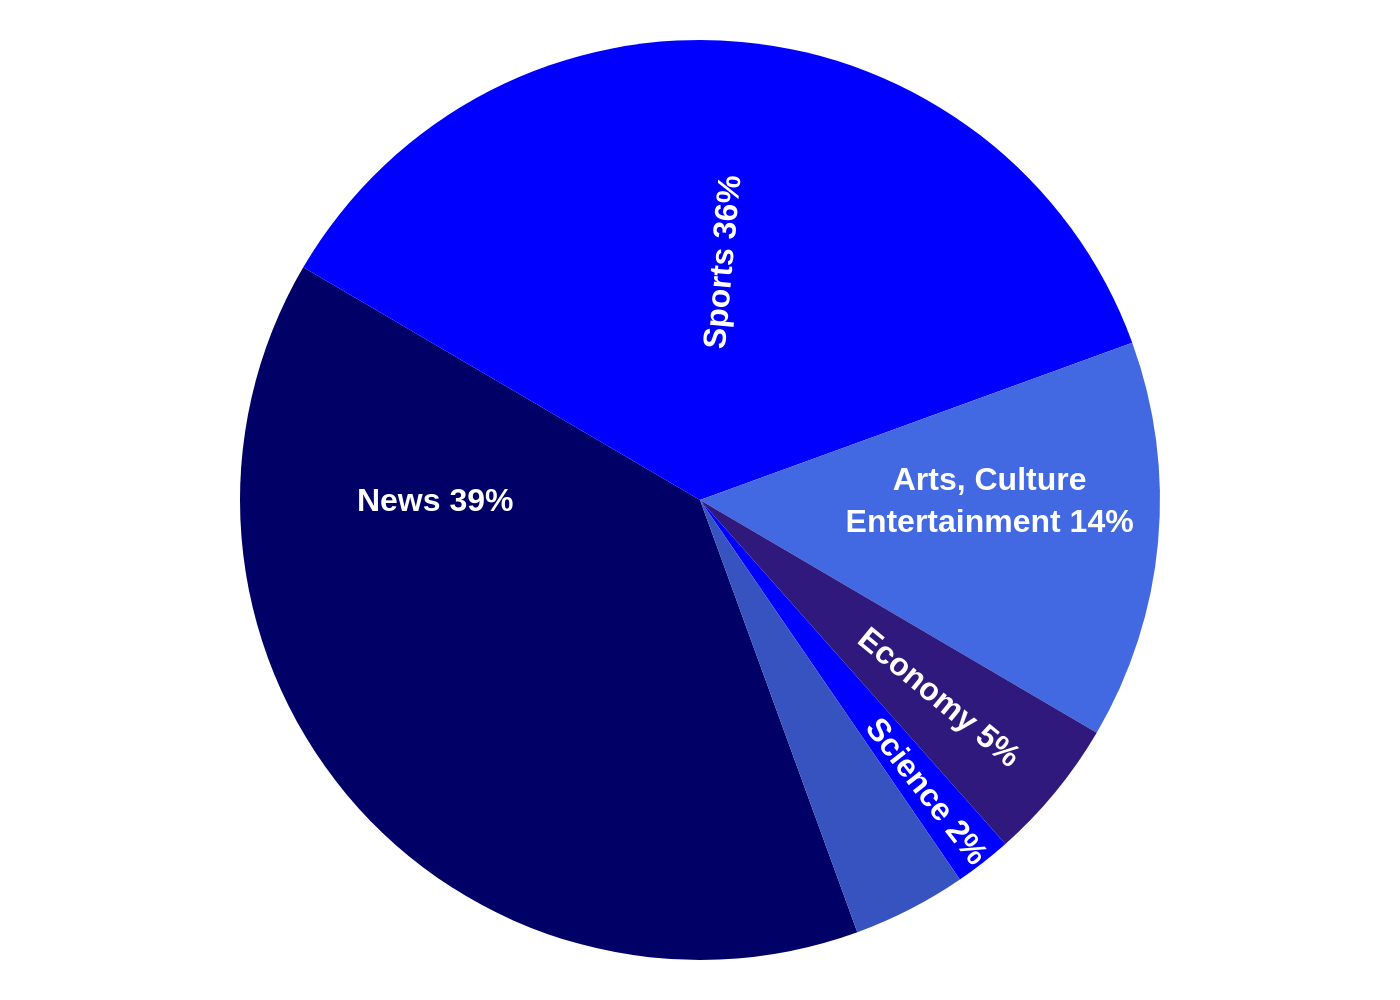

Reproduce this figure in Python.
import sys
import json
import os
import plotly.graph_objects as go

if len(sys.argv) != 2:
    sys.exit("Usage: python <script_name>.py <json_file_path>")

json_path = sys.argv[1]
base_filename = os.path.splitext(os.path.basename(json_path))[0]
output_filename = f"{base_filename}.png"

with open(json_path, 'r', encoding='utf-8') as f:
    config = json.load(f)

chart_data = config['chart_data']
colors = config['colors']

labels = [item['category'] for item in chart_data]
values = [item['value'] for item in chart_data]
display_texts = [item['display_text'] for item in chart_data]

fig = go.Figure()

fig.add_trace(go.Pie(
    labels=labels,
    values=values,
    text=display_texts,
    marker_colors=colors,
    textinfo='text',
    sort=False,
    direction='clockwise',
    rotation=160,
    textfont=dict(
        family="Arial",
        size=16,
        color='white'
    ),
    hoverinfo='none',
    insidetextorientation='radial'
))

fig.update_layout(
    showlegend=False,
    paper_bgcolor='white',
    plot_bgcolor='white',
    font=dict(family="Arial"),
    margin=dict(l=20, r=20, t=20, b=20),
    width=800,
    height=481
)

fig.write_image(output_filename, scale=2)
